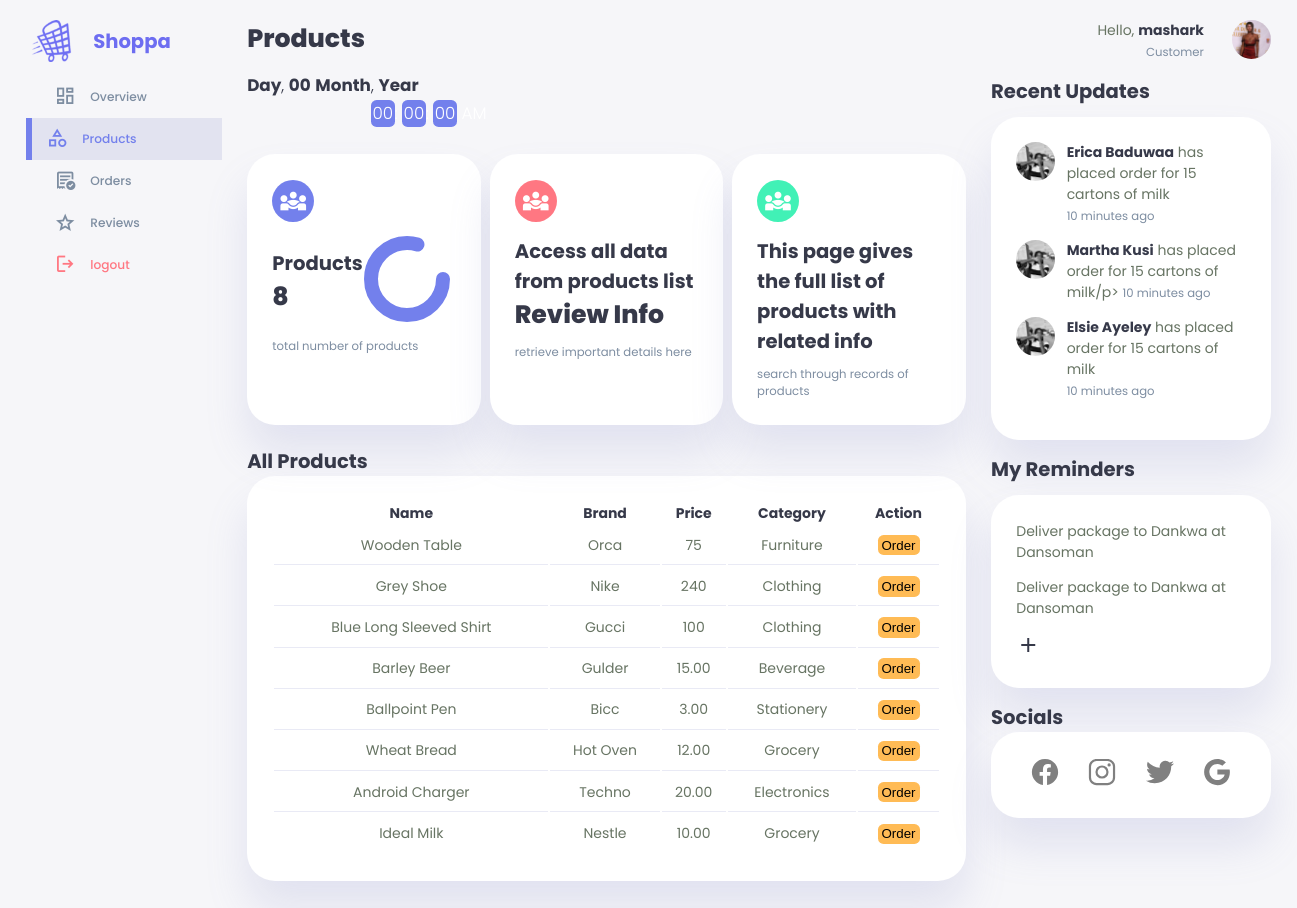
The app's page /customer/productscustomer.php (signed in) with its own data.
### tables this page shows
CREATE TABLE `products` (
  `id` int(11) NOT NULL,
  `name` varchar(255) NOT NULL,
  `brand` varchar(255) NOT NULL,
  `price` varchar(255) NOT NULL,
  `category` varchar(255) NOT NULL,
  `image` varchar(255) NOT NULL,
  `stock` int(255) NOT NULL,
  `date_added` date NOT NULL
);

### customer/productscustomer.php (the view, shortened to what this page needs)
<?php
include '../connection.php';
$username= $_SESSION['username'];
$sql= "SELECT * FROM `admins` WHERE username= '$username'";
$result= mysqli_query($con,$sql);
$row= mysqli_fetch_assoc($result);
$position=$row['position'];
$sqlproducts= "SELECT * FROM `products`";
$resultproducts= mysqli_query($con, $sqlproducts);
$numproducts=mysqli_num_rows($resultproducts);
?>
<!DOCTYPE html>
<html lang="en">
<head>
    <link rel="stylesheet" href="../css/dashboardhead.css">
</head>
<body onload="initClock()">
    <div class="container">
        <aside>
            <div class="top">
                <div class="logo">
                    <div class="ring"></div>
                    <img src="../logos/shop.png" alt="logo">
                    <h2 class="logo-name">Shoppa</span></h2>
                </div>
            </div>
            <div class="sidebar">
                <a href="./dashboardcustomer.php">
                    <span class="material-symbols-outlined">dashboard</span>
                    <h3>Overview</h3>
                </a>
                <a href="./productscustomer.php" class="active">
                    <span class="material-symbols-outlined">category</span>
                    <h3>Products</h3>
                </a>
                <a href="./orderscustomer.php">
                    <span class="material-symbols-outlined">order_approve</span>
                    <h3>Orders</h3>
                </a>
                <a href="./reviewscustomer.php">
                    <span class="material-symbols-outlined">grade</span>
                    <h3>Reviews</h3>
                </a>
                <a href="../logout.php">
                    <span class="material-symbols-outlined">logout</span>
                    <h3>logout</h3>
                </a>
            </div>
        </aside>
        <main>
            <h1>Products</h1>
            <div class="datetime">
                <div class="date">
                    <b><span id="dayname">Day</span></b>,
                    <b><span id="daynum">00</span></b>
                    <b><span id="month">Month</span></b>,
                    <b><span id="year">Year</span></b>
                </div>
                <div class="time">
                    <span id="hours">00</span>:
                    <span id="minutes">00</span>:
                    <span id="seconds">00</span>
                    <span id="period">AM</span>
                </div>
            </div>
            <div class="insights">
                <div class="student-population">
                    <span class="material-symbols-outlined">diversity_3</span>
                    <div class="middle">
                        <div class="left">
                            <h2>Products</h2>
                            <h1><?php echo $numproducts; ?></h1>
                        </div>
                        <div class="progress">
                            <svg>
                                <circle cx="38" cy="38" r="36"></circle>
                            </svg>
                            <div class="number">
                            </div>
                        </div>
                    </div>
                    <small class="text-muted">total number of products</small>
                </div>
                <div class="teaching-population">
                    <span class="material-symbols-outlined">diversity_3</span>
                    <div class="middle">
                        <div class="left">
                            <h2>Access all data from products list</h2>
                            <h1>Review Info</h1>
                        </div>
                    </div>
                    <small class="text-muted">retrieve important details here</small>
                </div>
                <div class="non-teaching-population">
                    <span class="material-symbols-outlined">diversity_3</span>
                    <div class="middle">
                        <div class="left">
                            <h2>This page gives the full list of products with related info</h2>
                        </div>
                    </div>
                    <small class="text-muted">search through records of products</small>
                </div>
            </div>
            <div class="recent">
                <h2>All Products</h2>
                <table>
                    <thead>
                        <tr>
                            <th>Name</th>
                            <th>Brand</th>
                            <th>Price</th>
                            <th>Category</th>
                            <th>Action</th>
                        </tr>
                    </thead>
                    <tbody>
                        <?php
                        include '../connection.php';
                        $sqldisplay= "SELECT * FROM `products` ORDER BY id DESC";
                        $resultdisplay= mysqli_query($con, $sqldisplay);
                        if($resultdisplay){
                            while($rowdisplay=mysqli_fetch_assoc($resultdisplay)){
                                $id=$rowdisplay['id'];
                                $name=$rowdisplay['name'];
                                $brand=$rowdisplay['brand'];
                                $price=$rowdisplay['price'];
                                $category=$rowdisplay['category'];
                                echo"
                                <tr>
                                    <td>$name</td>
                                    <td>$brand</td>
                                    <td>$price</td>
                                    <td>$category</td>
                                    <td><button id='view'  onclick=\"location.href = 'orderproduct.php?viewid=".$id."'\">Order</button></td>
                                </tr>
                                ";
                            }
                        }
                        ?>
                    </tbody>
                </table>
            </div>
        </main>
        <div class="right">
            <div class="top">
                <div class="profile" onclick="location.href='./Managerprofile.php'">
                    <div class="info">
                        <p>Hello, <b><?php echo $username; ?></b></p>
                        <small class="text-muted"><?php echo $position; ?></small>
                    </div>
                    <div class="profile-photo">
                        <img src="../adminimages/dinner.jpg" alt="">
                    </div>
                </div>
            </div>
            <div class="recent-updates">
                <h2>Recent Updates</h2>
                <div class="updates">
                    <div class="update">
                        <div class="profile-photo">
                           <img src="../developerimages/lizzy.jpg" alt="updated person profile 1">
                        </div>
                        <div class="message">
                           <p><b>Erica Baduwaa</b> has placed order for 15 cartons of milk</p>
                           <small class="text-muted">10 minutes ago</small>
                        </div>
                    </div>
                    <div class="update">
                        <div class="profile-photo">
                            <img src="../developerimages/lizzy.jpg" alt="updated person profile 1">
                        </div>
                        <div class="message">
                            <p><b>Martha Kusi</b> has placed order for 15 cartons of milk/p>
                            <small class="text-muted">10 minutes ago</small>
                        </div>
                    </div>
                    <div class="update">
                        <div class="profile-photo">
                           <img src="../developerimages/lizzy.jpg" alt="updated person profile 1">
                        </div>
                        <div class="message">
                            <p><b>Elsie Ayeley</b> has placed order for 15 cartons of milk</p>
                           <small class="text-muted">10 minutes ago</small>
                        </div>
                    </div>
                </div>
            </div>
            <div class="notes-section">
                <h2>My Reminders</h2>
                <div class="notes">
                    <div class="note">
                        <p>Deliver package to Dankwa at Dansoman</p>
                    </div>
                    <div class="note">
                        <p>Deliver package to Dankwa at Dansoman</p>
                    </div>
                    <a href="./reminders.php">
                        <span class="material-symbols-outlined">add</span>
                    </a>
                </div>
            </div>
            <div class="socials-and-website">
                <h2>Socials</h2>
                <div class="social-icons">
                    <a href="https://www.facebook.com/" id="facebook">
                    </a>
                    <a href="https://www.instagram.com/" id="instagram">
                    </a>
                    <a href="https://www.twitter.com/" id="twitter">
                    </a>
                    <a href="https://www.google.com/" id="google">
                    </a>
                </div>
            </div>
        </div>
    </div>
</body>
</html>

### records on screen
products: name "Wooden Table", brand "Orca", price "75", category "Furniture"
products: name "Grey Shoe", brand "Nike", price "240", category "Clothing"
products: name "Blue Long Sleeved Shirt", brand "Gucci", price "100", category "Clothing"
products: name "Barley Beer", brand "Gulder", price "15.00", category "Beverage"
products: name "Ballpoint Pen", brand "Bicc", price "3.00", category "Stationery"
products: name "Wheat Bread", brand "Hot Oven", price "12.00", category "Grocery"
products: name "Android Charger", brand "Techno", price "20.00", category "Electronics"
products: name "Ideal Milk", brand "Nestle", price "10.00", category "Grocery"

### other values on screen
$numproducts "8"
$username "mashark"
$position "Customer"
